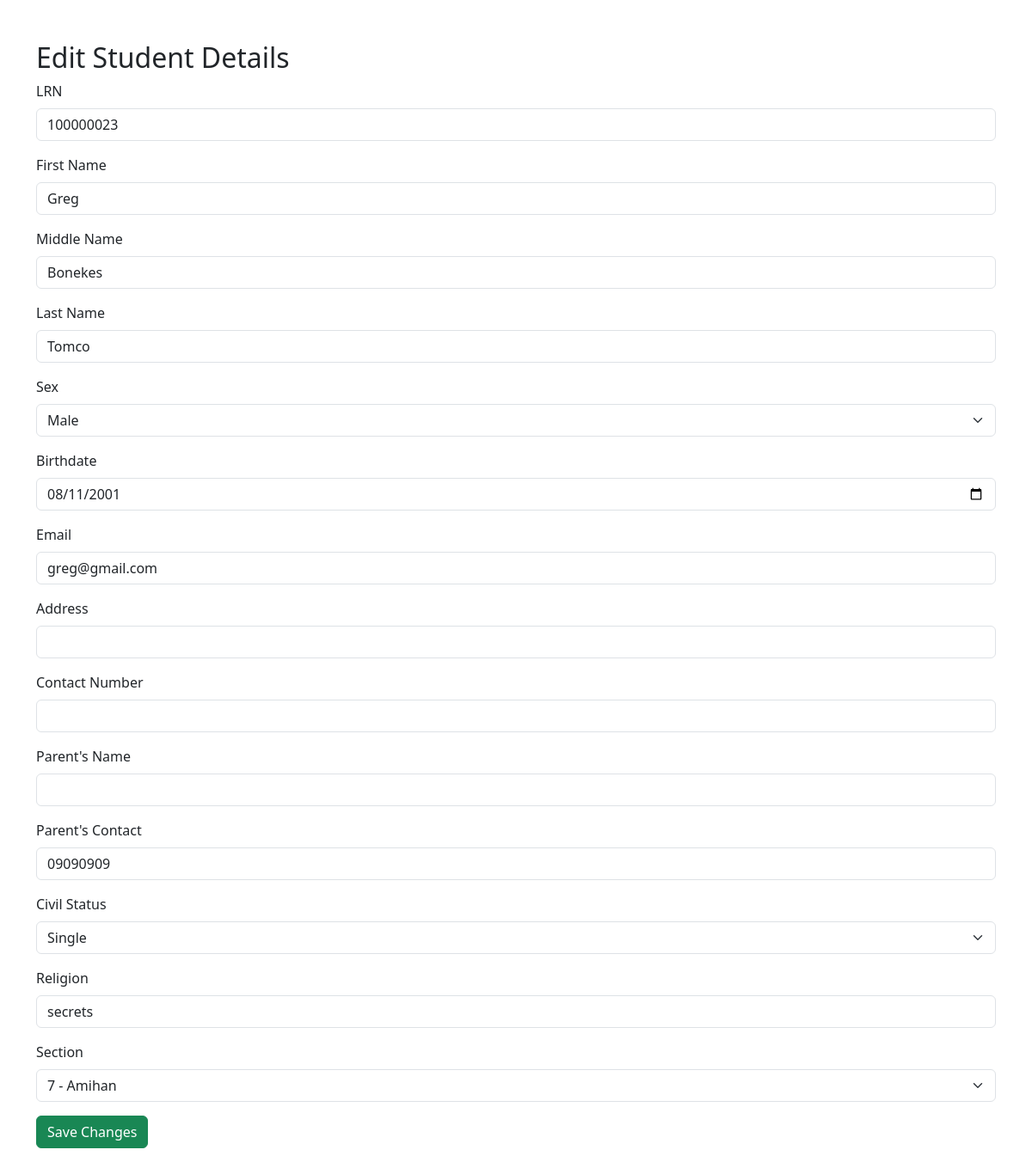
/administration/editform.php?id=29, run on the app's committed database.
### tables this page shows
CREATE TABLE `student` (
  `StudentID` int(11) NOT NULL,
  `userID` int(11) NOT NULL,
  `LRN` varchar(20) DEFAULT NULL,
  `FirstName` varchar(50) DEFAULT NULL,
  `LastName` varchar(50) DEFAULT NULL,
  `Middlename` varchar(250) NOT NULL,
  `surfix` varchar(250) NOT NULL,
  `Sex` varchar(250) NOT NULL,
  `Birthdate` date DEFAULT NULL,
  `Address` text DEFAULT NULL,
  `contactNumber` varchar(250) NOT NULL,
  `parentname` varchar(250) NOT NULL,
  `ParentsContact` varchar(100) DEFAULT NULL,
  `CivilStatus` varchar(20) DEFAULT NULL,
  `Religion` varchar(50) DEFAULT NULL
);

CREATE TABLE `user` (
  `UserID` int(11) NOT NULL,
  `Email` varchar(100) NOT NULL,
  `Password` varchar(255) NOT NULL,
  `Role` varchar(50) NOT NULL,
  `CreatedAt` timestamp NOT NULL DEFAULT current_timestamp()
);

### administration/editform.php (the view, shortened to what this page needs)
<?php
include __DIR__ . '/../config.php';
if (isset($_GET['id'])) {
    $studentId = $_GET['id'];
    $sql = "
        SELECT
            s.StudentID,
            s.LRN,
            s.FirstName,
            s.MiddleName,
            s.LastName,
            s.Sex,
            s.Birthdate,
            s.Address,
            s.ContactNumber,
            s.ParentName,
            s.ParentsContact,
            s.CivilStatus,
            s.Religion,
            u.Email,
            sec.SectionID
        FROM student AS s
        JOIN `user` AS u ON u.UserID = s.userID
        JOIN section_enrollment AS se ON se.StudentID = s.StudentID AND se.status = 'active'
        JOIN section AS sec ON sec.SectionID = se.SectionID
        WHERE s.StudentID = ?
    ";
    $stmt = $conn->prepare($sql);
    $stmt->bind_param('i', $studentId);
    $stmt->execute();
    $result = $stmt->get_result();
    if ($result->num_rows > 0) {
        $row = $result->fetch_assoc();
    } else {
        echo "<p>No student found with this ID.</p>";
        exit;
    }
}
$isAjax = isset($_SERVER['HTTP_X_REQUESTED_WITH']) && strtolower($_SERVER['HTTP_X_REQUESTED_WITH']) == 'xmlhttprequest';
if (!$isAjax) {
?>
<!DOCTYPE html>
<html lang="en">
<head>
  <link href="https://cdn.jsdelivr.net/npm/bootstrap@5.3.0/dist/css/bootstrap.min.css" rel="stylesheet">
</head>
<body>
  <div class="container mt-5">
    <h2>Edit Student Details</h2>
<?php }  ?>
    <form action="editform.php" method="POST" id="editForm">
        <div class="mb-3">
            <label class="form-label">LRN</label>
            <input type="text" class="form-control" name="LRN" value="<?= htmlspecialchars($row['LRN']) ?>" required>
        </div>
        <div class="mb-3">
            <label class="form-label">First Name</label>
            <input type="text" class="form-control" name="FirstName" value="<?= htmlspecialchars($row['FirstName']) ?>" required>
        </div>
        <div class="mb-3">
            <label class="form-label">Middle Name</label>
            <input type="text" class="form-control" name="MiddleName" value="<?= htmlspecialchars($row['MiddleName']) ?>">
        </div>
        <div class="mb-3">
            <label class="form-label">Last Name</label>
            <input type="text" class="form-control" name="LastName" value="<?= htmlspecialchars($row['LastName']) ?>" required>
        </div>
        <div class="mb-3">
            <label class="form-label">Sex</label>
            <select class="form-select" name="Sex">
                <option value="Male" <?= $row['Sex'] == 'Male' ? 'selected' : '' ?>>Male</option>
            </select>
        </div>
        <div class="mb-3">
            <label class="form-label">Birthdate</label>
            <input type="date" class="form-control" name="Birthdate" value="<?= htmlspecialchars($row['Birthdate']) ?>">
        </div>
        <div class="mb-3">
            <label class="form-label">Email</label>
            <input type="email" class="form-control" name="Email" value="<?= htmlspecialchars($row['Email']) ?>" required>
        </div>
        <div class="mb-3">
            <label class="form-label">Address</label>
            <input type="text" class="form-control" name="Address" value="<?= htmlspecialchars($row['Address']) ?>">
        </div>
        <div class="mb-3">
            <label class="form-label">Contact Number</label>
            <input type="text" class="form-control" name="ContactNumber" value="<?= htmlspecialchars($row['ContactNumber']) ?>">
        </div>
        <div class="mb-3">
            <label class="form-label">Parent's Name</label>
            <input type="text" class="form-control" name="ParentName" value="<?= htmlspecialchars($row['ParentName']) ?>">
        </div>
        <div class="mb-3">
            <label class="form-label">Parent's Contact</label>
            <input type="text" class="form-control" name="ParentsContact" value="<?= htmlspecialchars($row['ParentsContact']) ?>">
        </div>
        <div class="mb-3">
            <label class="form-label">Civil Status</label>
            <select class="form-select" name="CivilStatus">
                <option value="Single" <?= $row['CivilStatus'] == 'Single' ? 'selected' : '' ?>>Single</option>
            </select>
        </div>
        <div class="mb-3">
            <label class="form-label">Religion</label>
            <input type="text" class="form-control" name="Religion" value="<?= htmlspecialchars($row['Religion']) ?>">
        </div>
        <div class="mb-3">
            <label class="form-label">Section</label>
            <select name="SectionID" class="form-select" required>
                <?php
                $secRes = $conn->query("SELECT SectionID, CONCAT(GradeLevel, ' - ', SectionName) AS secname FROM section ORDER BY GradeLevel, SectionName");
                while ($sec = $secRes->fetch_assoc()):
                    ?>
                    <option value="<?= $sec['SectionID'] ?>" <?= $sec['SectionID'] == $row['SectionID'] ? 'selected' : '' ?>>
                        <?= htmlspecialchars($sec['secname']) ?>
                    </option>
                <?php endwhile; ?>
            </select>
        </div>
        <div class="mb-3">
            <button type="submit" class="btn btn-success" onclick="return confirmSave()">Save Changes</button>
        </div>
    </form>
<?php if (!$isAjax) { ?>
  </div>
</body>
</html>
<?php } ?>

### data on the page
student: LRN "100000023", FirstName "Greg", MiddleName "Bonekes", LastName "Tomco", Sex "Male", Birthdate "08/11/2001", Email "greg@gmail.com", ParentsContact "09090909", CivilStatus "Single", Religion "secrets"

### other printed values
form field SectionID "7 - Amihan"
